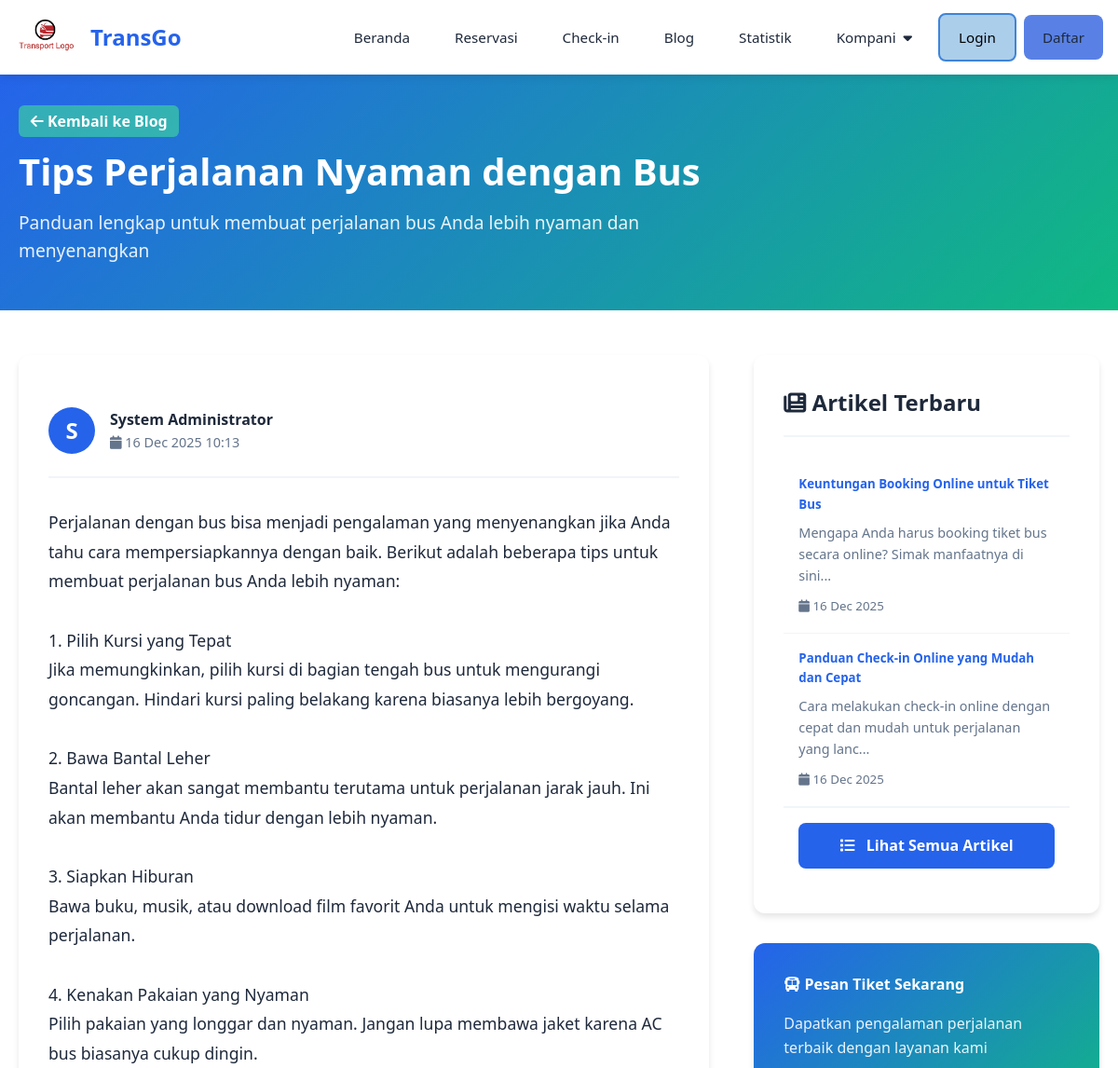
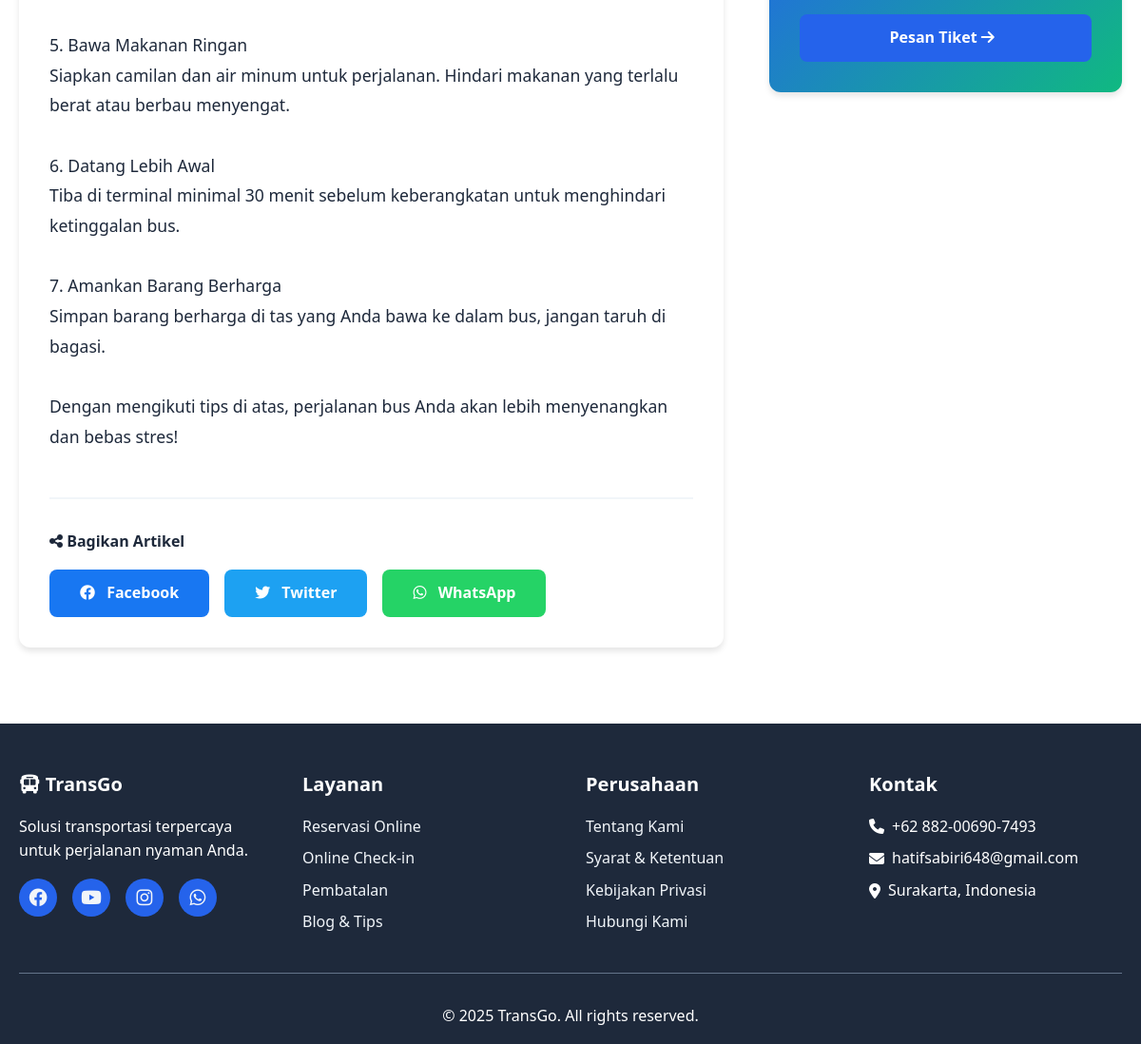
The page /blog/article.php?slug=tips-perjalanan-nyaman-bus on the database its author committed (2 pictures, top to bottom).
### tables this page shows
CREATE TABLE blog_articles (
    id INT AUTO_INCREMENT PRIMARY KEY,
    title VARCHAR(255) NOT NULL,
    slug VARCHAR(255) UNIQUE NOT NULL,
    content TEXT NOT NULL,
    excerpt TEXT DEFAULT NULL,
    featured_image VARCHAR(255) DEFAULT NULL,
    author_id INT NOT NULL,
    status ENUM('draft', 'published') DEFAULT 'draft',
    published_at TIMESTAMP NULL DEFAULT NULL,
    created_at TIMESTAMP DEFAULT CURRENT_TIMESTAMP,
    updated_at TIMESTAMP DEFAULT CURRENT_TIMESTAMP ON UPDATE CURRENT_TIMESTAMP,
    FOREIGN KEY (author_id) REFERENCES users(id) ON DELETE CASCADE,
    INDEX idx_slug (slug),
    INDEX idx_status (status),
    INDEX idx_author_id (author_id)
);

CREATE TABLE users (
    id INT AUTO_INCREMENT PRIMARY KEY,
    email VARCHAR(255) UNIQUE NOT NULL,
    password VARCHAR(255) NOT NULL,
    full_name VARCHAR(255) NOT NULL,
    phone VARCHAR(20),
    role ENUM('user', 'staff', 'admin') DEFAULT 'user',
    created_at TIMESTAMP DEFAULT CURRENT_TIMESTAMP,
    updated_at TIMESTAMP DEFAULT CURRENT_TIMESTAMP ON UPDATE CURRENT_TIMESTAMP,
    INDEX idx_email (email),
    INDEX idx_role (role)
);

### config/config.php (called while the page is built, shortened)
<?php
function clean_input($data)
{
    $data = trim($data);
    $data = stripslashes($data);
    $data = htmlspecialchars($data);
    return $data;
}
function format_datetime($datetime, $format = 'd M Y H:i')
{
    $timestamp = strtotime($datetime);
    return date($format, $timestamp);
}
function format_date($date, $format = 'd M Y')
{
    $timestamp = strtotime($date);
    return date($format, $timestamp);
}

### blog/article.php (the view, shortened to what this page needs)
<?php
require_once '../config/config.php';
$conn = getDBConnection();
$slug = isset($_GET['slug']) ? clean_input($_GET['slug']) : '';
$stmt = $conn->prepare("SELECT a.*, u.full_name as author_name
    FROM blog_articles a
    JOIN users u ON a.author_id = u.id
    WHERE a.slug = ? AND a.status = 'published'");
$stmt->bind_param("s", $slug);
$stmt->execute();
$result = $stmt->get_result();
$article = $result->fetch_assoc();
$recent_articles = $conn->query("SELECT title, slug, excerpt, published_at
    FROM blog_articles
    WHERE status = 'published' AND slug != '$slug'
    ORDER BY published_at DESC
    LIMIT 5");
include '../includes/header.php';
?>
<section style="padding: 3rem 0; background: linear-gradient(135deg, var(--primary), var(--secondary)); color: white;">
    <div class="container">
        <div style="max-width: 800px;">
            <div style="margin-bottom: 1rem;">
                <a href="<?php echo SITE_URL; ?>/blog/index.php" style="color: white; opacity: 1; text-decoration: none; font-weight: 600; background: rgba(66, 230, 148, 0.56); padding: 0.4rem 0.8rem; border-radius: 6px;">
                    <i class="fas fa-arrow-left"></i> Kembali ke Blog
                </a>
            </div>
            <h1 style="font-size: 2.5rem; margin-bottom: 1rem; line-height: 1.2;">
                <?php echo htmlspecialchars($article['title']); ?>
            </h1>
            <p style="font-size: 1.2rem; opacity: 0.9;">
                <?php echo htmlspecialchars($article['excerpt']); ?>
            </p>
        </div>
    </div>
</section>
<section style="padding: 3rem 0;">
    <div class="container">
        <div class="article-container" style="display: grid; grid-template-columns: 2fr 1fr; gap: 3rem;">
            <div>
                <div class="card">
                    <div class="article-meta">
                        <div style="display: flex; align-items: center; gap: 1rem;">
                            <div style="width: 50px; height: 50px; border-radius: 50%; background: var(--primary); color: white; display: flex; align-items: center; justify-content: center; font-size: 1.5rem; font-weight: bold;">
                                <?php echo strtoupper(substr($article['author_name'], 0, 1)); ?>
                            </div>
                            <div>
                                <div style="font-weight: 600; color: var(--dark);">
                                    <?php echo htmlspecialchars($article['author_name']); ?>
                                </div>
                                <div style="font-size: 0.9rem; color: var(--gray);">
                                    <i class="fas fa-calendar"></i>
                                    <?php
                                    if (!empty($article['published_at']) && $article['published_at'] !== '0000-00-00 00:00:00') {
                                        echo format_datetime($article['published_at']);
                                    } else {
                                        echo 'Belum dipublikasikan';
                                    }
                                    ?>
                                </div>
                            </div>
                        </div>
                    </div>
                    <div class="article-content">
                        <?php echo nl2br(htmlspecialchars($article['content'])); ?>
                    </div>
                    <div style="margin-top: 3rem; padding-top: 2rem; border-top: 2px solid var(--light);">
                        <h4 style="margin-bottom: 1rem;"><i class="fas fa-share-alt"></i> Bagikan Artikel</h4>
                        <div style="display: flex; gap: 1rem; flex-wrap: wrap;">
                            <a href="https://www.facebook.com/sharer/sharer.php?u=<?php echo urlencode(SITE_URL . '/blog/article.php?slug=' . $slug); ?>"
                                target="_blank" class="btn" style="background: #1877f2; color: white;">
                                <i class="fab fa-facebook"></i> Facebook
                            </a>
                            <a href="https://twitter.com/intent/tweet?url=<?php echo urlencode(SITE_URL . '/blog/article.php?slug=' . $slug); ?>&text=<?php echo urlencode($article['title']); ?>"
                                target="_blank" class="btn" style="background: #1da1f2; color: white;">
                                <i class="fab fa-twitter"></i> Twitter
                            </a>
                            <a href="https://wa.me/?text=<?php echo urlencode($article['title'] . ' - ' . SITE_URL . '/blog/article.php?slug=' . $slug); ?>"
                                target="_blank" class="btn" style="background: #25d366; color: white;">
                                <i class="fab fa-whatsapp"></i> WhatsApp
                            </a>
                        </div>
                    </div>
                </div>
            </div>
            <div>
                <div class="card">
                    <div class="card-header">
                        <h3 class="card-title"><i class="fas fa-newspaper"></i> Artikel Terbaru</h3>
                    </div>
                    <?php if ($recent_articles->num_rows > 0): ?>
                        <?php while ($recent = $recent_articles->fetch_assoc()): ?>
                            <a href="article.php?slug=<?php echo $recent['slug']; ?>"
                                class="recent-article"
                                style="display: block; text-decoration: none; color: inherit;">
                                <h5 style="margin-bottom: 0.5rem; color: var(--primary);">
                                    <?php echo htmlspecialchars($recent['title']); ?>
                                </h5>
                                <p style="font-size: 0.9rem; color: var(--gray); margin-bottom: 0.5rem;">
                                    <?php echo htmlspecialchars(substr($recent['excerpt'], 0, 80)) . '...'; ?>
                                </p>
                                <small style="color: var(--gray);">
                                    <i class="fas fa-calendar"></i>
                                    <?php echo format_date($recent['published_at']); ?>
                                </small>
                            </a>
                        <?php endwhile; ?>
                    <?php else: ?>
                        <p style="text-align: center; padding: 2rem; color: var(--gray);">
                            Tidak ada artikel lain
                        </p>
                    <?php endif; ?>
                    <div style="padding: 1rem; text-align: center; border-top: 1px solid var(--light);">
                        <a href="<?php echo SITE_URL; ?>/blog/index.php" class="btn cta-btn btn-primary" style="width: 100%;">
                            <i class="fas fa-list"></i> Lihat Semua Artikel
                        </a>
                    </div>
                </div>
                <?php if (isset($_SESSION['role']) && $_SESSION['role'] === 'admin'): ?>
                    <div class="card" style="margin-top: 1.5rem; background: linear-gradient(135deg, var(--primary), var(--secondary)); color: white;">
                        <h4 style="color: white; margin-bottom: 1rem;">
                            <i class="fas fa-tools"></i> Admin Dashboard
                        </h4>
                        <p style="margin-bottom: 1.5rem; opacity: 0.9;">
                            Kelola sistem dan pantau aktivitas pengguna di sini.
                        </p>
                        <a href="<?php echo SITE_URL; ?>/admin/dashboard.php" class="btn cta-btn">
                            Admin Dashboard <i class="fas fa-arrow-right"></i>
                        </a>
                    <?php else: ?>
                        <div class="card" style="margin-top: 1.5rem; background: linear-gradient(135deg, var(--primary), var(--secondary)); color: white;">
                            <h4 style="color: white; margin-bottom: 1rem;">
                                <i class="fas fa-bus"></i> Pesan Tiket Sekarang
                            </h4>
                            <p style="margin-bottom: 1.5rem; opacity: 0.9;">
                                Dapatkan pengalaman perjalanan terbaik dengan layanan kami
                            </p>
                            <a href="<?php echo SITE_URL; ?>/user/reservation.php"
                                class="btn cta-btn btn-primary">
                                Pesan Tiket <i class="fas fa-arrow-right"></i>
                            </a>
                        </div>
                    <?php endif; ?>
                    </div>
            </div>
        </div>
</section>
<?php
include '../includes/footer.php';
?>

### assets/css/style.css (style rules this page uses)
* { margin: 0; padding: 0; box-sizing: border-box; }
:root { --primary: #2563eb; --secondary: #10b981; --accent: #f59e0b; --dark: #1e293b; --gray: #64748b; --light: #f1f5f9; --white: #ffffff; --danger: #ef4444; --shadow: 0 4px 6px rgba(0, 0, 0, 0.1); --shadow-lg: 0 10px 25px rgba(0, 0, 0, 0.15); }
html { scroll-behavior: smooth; }
html, body { width: 100%; max-width: 100%; overflow-x: hidden; }
body { font-family: 'Segoe UI', Tahoma, Geneva, Verdana, sans-serif; line-height: 1.6; color: var(--dark); background-color: var(--white); padding-top: 70px; }
.container { width: 100%; max-width: 1200px; margin: 0 auto; padding: 0 clamp(0.75rem, 3vw, 1.25rem); }
section { position: relative; z-index: 1; }
.btn { display: inline-block; padding: clamp(0.625rem, 1.5vw, 0.75rem) clamp(1rem, 3vw, 2rem); border-radius: 8px; text-decoration: none; font-weight: 600; transition: all 0.3s; border: none; cursor: pointer; text-align: center; font-size: clamp(0.875rem, 1.5vw, 1rem); min-width: min-content; }
.btn-primary { background: rgb(89, 129, 229); color: var(--white); }
.btn i { margin-right: 0.5rem; }
section { padding: clamp(2rem, 6vw, 4rem) 0; width: 100%; overflow: hidden; }
.card { background: var(--white); border-radius: 12px; box-shadow: var(--shadow); padding: clamp(1.25rem, 3vw, 2rem); margin-bottom: clamp(1rem, 3vw, 2rem); width: 100%; overflow: hidden; }
.card-header { border-bottom: 2px solid var(--light); padding-bottom: 1rem; margin-bottom: 1.5rem; width: 100%; }
.card-title { font-size: clamp(1.25rem, 3vw, 1.5rem); color: var(--dark); word-break: break-word; }
@media (min-width: 1200px) { .container { max-width: 1200px; } }

### blog/article.php (style rules this page uses)
.cta-btn { background: var(--primary); color: white; width: 100%; font-weight: 600; transition: all 0.3s ease; }
.btn.cta-btn.btn-primary { background-color: var(--primary); color: white; transition: all 0.3s ease; }
.article-content { line-height: 1.8; font-size: 1.1rem; color: var(--dark); }
.article-meta { display: flex; align-items: center; gap: 2rem; padding: 1.5rem 0; border-bottom: 2px solid var(--light); margin-bottom: 2rem; flex-wrap: wrap; }
.recent-article { padding: 1rem; border-bottom: 1px solid var(--light); transition: background 0.3s; }

### rows shown on the page
blog_articles: title "Tips Perjalanan Nyaman dengan Bus", excerpt "Panduan lengkap untuk membuat perjalanan bus Anda lebih nyaman dan menyenangkan", author.full_name "S", author.full_name "System Administrator", published_at "16 Dec 2025 10:13", content "Perjalanan dengan bus bisa menjadi pengalaman yang menyenangkan jika Anda tahu cara mempersiapkannya dengan baik. Berikut adalah beberapa tips untuk membuat perjalanan bus Anda lebih nyaman: 1. Pilih Kursi yang Tepat Jika memungkinkan, pilih kursi di bagian tengah bus untuk mengurangi goncangan. Hindari kursi paling belakang karena biasanya lebih bergoyang. 2. Bawa Bantal Leher Bantal leher akan sangat membantu terutama untuk perjalanan jarak jauh. Ini akan membantu Anda tidur dengan lebih nyaman. 3. Siapkan Hiburan Bawa buku, musik, atau download film favorit Anda untuk mengisi waktu selama perjalanan. 4. Kenakan Pakaian yang Nyaman Pilih pakaian yang longgar dan nyaman. Jangan lupa…"
blog_articles: title "Keuntungan Booking Online untuk Tiket Bus", excerpt "Mengapa Anda harus booking tiket bus secara online? Simak manfaatnya di sini", published_at "16 Dec 2025"
blog_articles: title "Panduan Check-in Online yang Mudah dan Cepat", excerpt "Cara melakukan check-in online dengan cepat dan mudah untuk perjalanan yang lanc", published_at "16 Dec 2025"
